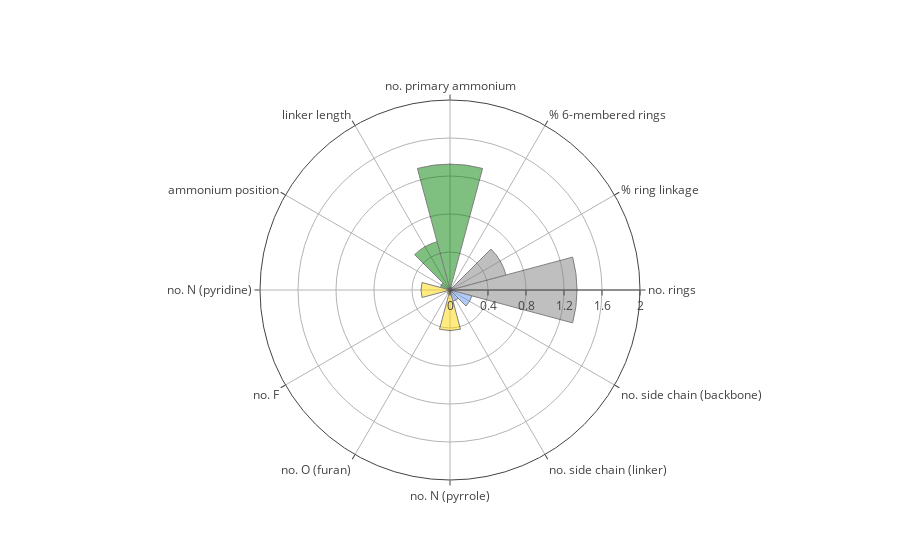

Source (notebook cell):
### Code cell
fig_HOMO_shap_coeffcient = polar_bar_plot_feature_importance(unnormalized_coefficient_df, target='HOMO')
fig_HOMO_shap_coeffcient#.write_image('../rawfigures/HOMO_unnormalized_coefficient_polar.svg')

### Figure 1 — Plotly figure (JSON) as saved in the notebook; plotly's stock layout.template omitted (floating-point values rounded to 4 significant figures)
{"data": [{"marker": {"color": ["grey", "grey", "grey", "green", "green", "green", "gold", "gold", "gold", "gold", "cornflowerblue", "cornflowerblue"], "line": {"color": "black", "width": 1}}, "opacity": 0.5, "r": [1.336, 0.6101, 0.02791, 1.325, 0.5264, 0.1044, 0.3048, 0, 0.04097, 0.4273, 0.1215, 0.2383], "theta": ["ringcount", "linkage_p", "six_ring_p", "primaryamine", "linker_length", "linker_position", "hetero_nitrogen", "fluorination", "furan", "pyrrole", "sidechain_on_linker", "sidechain_on_backbone"], "type": "barpolar", "width": [1, 1, 1, 1, 1, 1, 1, 1, 1, 1, 1, 1]}], "layout": {"polar": {"angularaxis": {"tickmode": "array", "ticktext": ["no. rings", "% ring linkage", "% 6-membered rings", "no. primary ammonium", "linker length", "ammonium position", "no. N (pyridine)", "no. F", "no. O (furan)", "no. N (pyrrole)", "no. side chain (linker)", "no. side chain (backbone)"], "tickvals": ["ringcount", "linkage_p", "six_ring_p", "primaryamine", "linker_length", "linker_position", "hetero_nitrogen", "fluorination", "furan", "pyrrole", "sidechain_on_linker", "sidechain_on_backbone"]}, "radialaxis": {"range": [0, 2], "tickmode": "array", "tickvals": [0, 0.4, 0.8, 1.2, 1.6, 2], "visible": true}}}}
